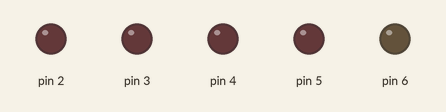
This sketch was run on a simulated Arduino Uno, built with avr-gcc and run on an emulated ATmega328P. Shown: output pins drawn as LEDs (lit = HIGH).

Above: at 0.05 s.
At 0.35 s:
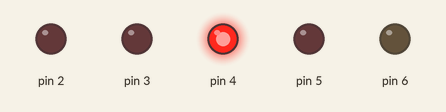
At 0.46 s:
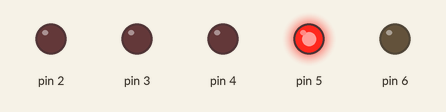
At 1.4 s:
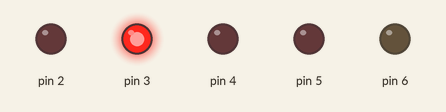
At 2.44 s:
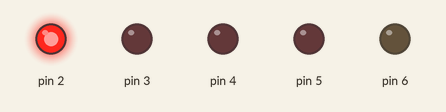
At 2.88 s:
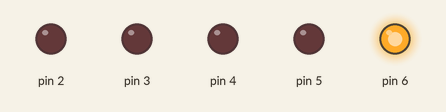
Timing chart, 0 to 3.2 s (numbered marks = the images above):
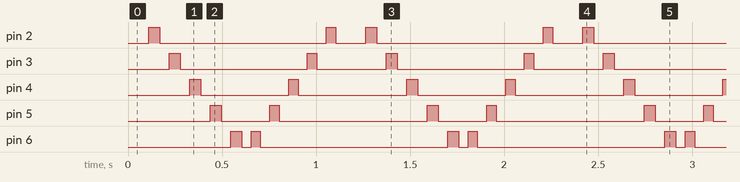

The sketch:

sketch.ino
```cpp
void setup() {
  for (int i = 2; i <= 6; i++) {
    pinMode(i, OUTPUT);
  }
}

void loop() {
  for (int i = 1; i <= 6; i++) {
    digitalWrite(i, HIGH);
    delay(59);
    digitalWrite(i, LOW);
    delay(50);
  }
  for (int i = 6; i >= 2; i--) {
    digitalWrite(i, HIGH);
    delay(50);
    digitalWrite(i, LOW);
    delay(50);
  }
}
```

Measured:
- by itself, pin 2: repeats every 1.2 s: LOW 0.89 s, HIGH 0.05 s, LOW 0.16 s, HIGH 0.06 s
- by itself, pin 3: repeats every 1.2 s: LOW 0.68 s, HIGH 0.05 s, LOW 0.37 s, HIGH 0.06 s
- by itself, pin 4: alternates HIGH for 0.06 s and LOW for 0.52 s
- by itself, pin 5: repeats every 1.2 s: LOW 0.26 s, HIGH 0.05 s, LOW 0.79 s, HIGH 0.06 s
- by itself, pin 6: repeats every 1.2 s: LOW 0.05 s, HIGH 0.05 s, LOW 1.0 s, HIGH 0.06 s
